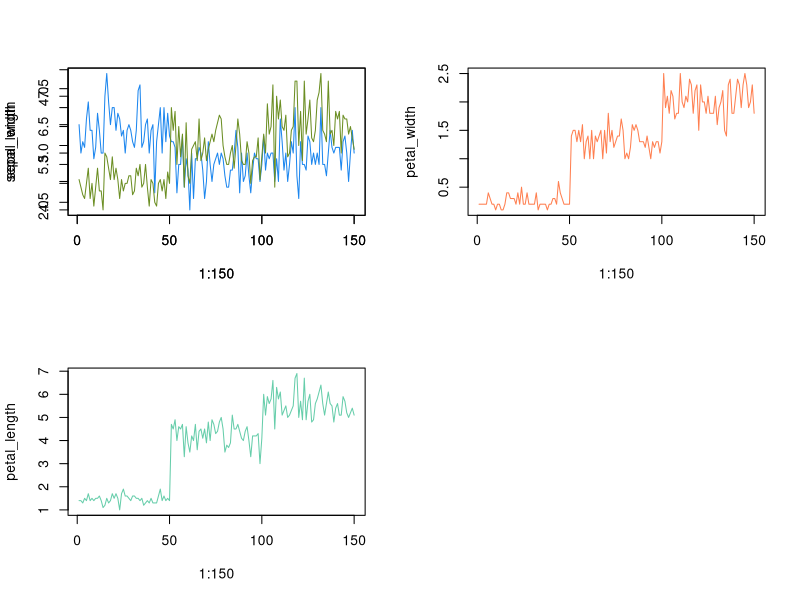

R code for this plot:
sepal_width <- iris$Sepal.Width
sepal_length <- iris$Sepal.Length
petal_width <- iris$Petal.Width
petal_length <- iris$Petal.Length

par(mfrow=c(2,2))
plot(1:150,sepal_width, col = "dodgerblue2", type = "l")
par(new=T)
plot(1:150,sepal_length, col = "olivedrab",type = "l")
plot(1:150,petal_width, col = "coral",type = "l")
plot(1:150,petal_length, col = "aquamarine3",type = "l")
dev.off()
